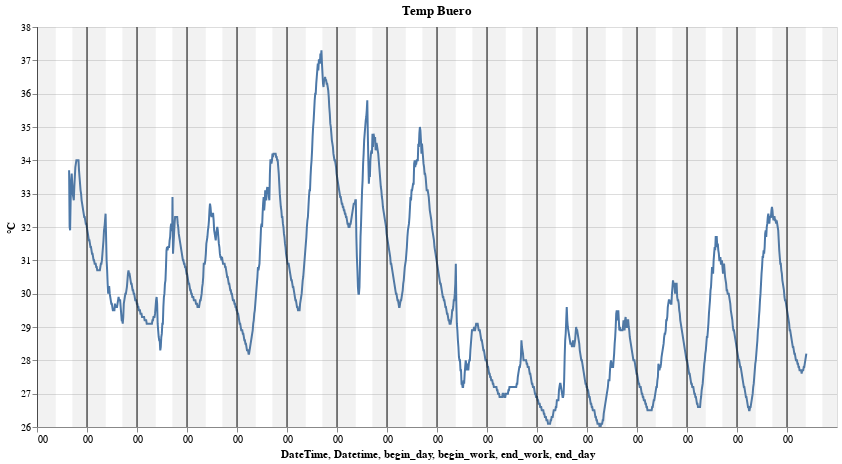

Write notebook code for a chart like this one.
### Code cell
import altair as alt

source = df_all

#source['°C'].min()

#chrt=alt.Chart(source,title='Temp Buero').mark_line(point=True).encode(
chrt=alt.Chart(source,title='Temp Buero').mark_line().encode(

    #x='DateTime:T',
    #x=alt.X('DateTime', axis=alt.Axis(format='%d.%m')),
    #x=alt.X('DateTime', axis=alt.Axis(format='%d.%m - %H')),
    x=alt.X('DateTime', axis=alt.Axis(format='%H')),
    y=alt.Y('°C:Q',
        scale=alt.Scale(zero=False, 
                      #  scheme='lightmulti'
                       ),
        #legend=True
        ),
    #tooltip=['DateTime:T', format='%m/%d/%Y','°C']
    #tooltip='DateTime:T', format='%m/%d/%Y'
    #tooltip=alt.Tooltip("DateTime:T",  format='%d.%m.%2022')
    tooltip=[alt.Tooltip("DateTime:T",  format='%d.%m.%Y', title="Datum"),
             alt.Tooltip("DateTime:T",  format='%H:%M', title="Zeit"),
             '°C'],
    #tooltip=alt.Tooltip(["DateTime:T",  format='%d.%m.%2022','°C'])
   # color=alt.Color('°C:Q', scale=alt.Scale(scheme='lightmulti'))
    
     #   color=alt.Color('num_cars:Q',
     #       scale=alt.Scale(scheme='viridis'),
     #       legend=alt.Legend(direction='horizontal')
     #)

).interactive()

#rules = alt.Chart(source).mark_rule().encode(
#  x='Datetime:T',
#  #color=alt.Color('color:N', scale=None)
#)
rules = alt.Chart(pd.DataFrame({
  'Datetime': cleanDateList_,
 # 'color': ['gray']
})).mark_rule().encode(
  x='Datetime:T',
 # color=alt.Color('color:N', scale=None)
)


rect1 = alt.Chart(source_area).mark_rect(opacity=0.1, color='gray').encode(
    x='begin_day:T',
    x2='begin_work:T',
)
rect2 = alt.Chart(source_area).mark_rect(opacity=0.1, color='gray').encode(
    x2='end_day:T',
    x='end_work:T',
)


(chrt+rules+rect1+rect2).properties(
    height=400, 
    width=800
)
#chrt

### Figure 1 — Vega-Lite specification as saved in the notebook (floating-point values rounded to 4 significant figures; data arrays with more than 128 entries replaced by an {"elided": "..."} marker saying what was removed)
{"config": {"view": {"continuousWidth": 400, "continuousHeight": 300}}, "layer": [{"data": {"name": "data-0bdebc9fc6829d59ed5b77eff106024d"}, "mark": "line", "encoding": {"tooltip": [{"type": "temporal", "field": "DateTime", "format": "%d.%m.%Y", "title": "Datum"}, {"type": "temporal", "field": "DateTime", "format": "%H:%M", "title": "Zeit"}, {"type": "quantitative", "field": "°C"}], "x": {"type": "temporal", "axis": {"format": "%H"}, "field": "DateTime"}, "y": {"type": "quantitative", "field": "°C", "scale": {"zero": false}}}, "selection": {"selector020": {"type": "interval", "bind": "scales", "encodings": ["x", "y"]}}, "title": "Temp Buero"}, {"data": {"name": "data-6c2a620bad251a12a32edf5a09b74c86"}, "mark": "rule", "encoding": {"x": {"type": "temporal", "field": "Datetime"}}}, {"data": {"name": "data-b7a8a079a823f5706c862ba5841b3259"}, "mark": {"type": "rect", "color": "gray", "opacity": 0.1}, "encoding": {"x": {"type": "temporal", "field": "begin_day"}, "x2": {"field": "begin_work"}}}, {"data": {"name": "data-b7a8a079a823f5706c862ba5841b3259"}, "mark": {"type": "rect", "color": "gray", "opacity": 0.1}, "encoding": {"x": {"type": "temporal", "field": "end_work"}, "x2": {"field": "end_day"}}}], "height": 400, "width": 800, "$schema": "https://vega.github.io/schema/vega-lite/v4.8.1.json", "datasets": {"data-0bdebc9fc6829d59ed5b77eff106024d": {"elided": "2244 records"}, "data-6c2a620bad251a12a32edf5a09b74c86": [{"Datetime": "2022-06-28 00:00:00"}, {"Datetime": "2022-06-29 00:00:00"}, {"Datetime": "2022-06-30 00:00:00"}, {"Datetime": "2022-07-01 00:00:00"}, {"Datetime": "2022-07-06 00:00:00"}, {"Datetime": "2022-07-07 00:00:00"}, {"Datetime": "2022-07-12 00:00:00"}, {"Datetime": "2022-07-13 00:00:00"}, {"Datetime": "2022-07-02 00:00:00"}, {"Datetime": "2022-07-08 00:00:00"}, {"Datetime": "2022-07-03 00:00:00"}, {"Datetime": "2022-07-09 00:00:00"}, {"Datetime": "2022-07-04 00:00:00"}, {"Datetime": "2022-07-10 00:00:00"}, {"Datetime": "2022-07-05 00:00:00"}, {"Datetime": "2022-07-11 00:00:00"}], "data-b7a8a079a823f5706c862ba5841b3259": [{"begin_day": "2022-06-28 00:00:00", "begin_work": "2022-06-28 09:00:00", "end_work": "2022-06-28 17:00:00", "end_day": "2022-06-28 23:59:59"}, {"begin_day": "2022-06-29 00:00:00", "begin_work": "2022-06-29 09:00:00", "end_work": "2022-06-29 17:00:00", "end_day": "2022-06-29 23:59:59"}, {"begin_day": "2022-06-30 00:00:00", "begin_work": "2022-06-30 09:00:00", "end_work": "2022-06-30 17:00:00", "end_day": "2022-06-30 23:59:59"}, {"begin_day": "2022-07-01 00:00:00", "begin_work": "2022-07-01 09:00:00", "end_work": "2022-07-01 17:00:00", "end_day": "2022-07-01 23:59:59"}, {"begin_day": "2022-07-06 00:00:00", "begin_work": "2022-07-06 09:00:00", "end_work": "2022-07-06 17:00:00", "end_day": "2022-07-06 23:59:59"}, {"begin_day": "2022-07-07 00:00:00", "begin_work": "2022-07-07 09:00:00", "end_work": "2022-07-07 17:00:00", "end_day": "2022-07-07 23:59:59"}, {"begin_day": "2022-07-12 00:00:00", "begin_work": "2022-07-12 09:00:00", "end_work": "2022-07-12 17:00:00", "end_day": "2022-07-12 23:59:59"}, {"begin_day": "2022-07-13 00:00:00", "begin_work": "2022-07-13 09:00:00", "end_work": "2022-07-13 17:00:00", "end_day": "2022-07-13 23:59:59"}, {"begin_day": "2022-07-02 00:00:00", "begin_work": "2022-07-02 09:00:00", "end_work": "2022-07-02 17:00:00", "end_day": "2022-07-02 23:59:59"}, {"begin_day": "2022-07-08 00:00:00", "begin_work": "2022-07-08 09:00:00", "end_work": "2022-07-08 17:00:00", "end_day": "2022-07-08 23:59:59"}, {"begin_day": "2022-07-03 00:00:00", "begin_work": "2022-07-03 09:00:00", "end_work": "2022-07-03 17:00:00", "end_day": "2022-07-03 23:59:59"}, {"begin_day": "2022-07-09 00:00:00", "begin_work": "2022-07-09 09:00:00", "end_work": "2022-07-09 17:00:00", "end_day": "2022-07-09 23:59:59"}, {"begin_day": "2022-07-04 00:00:00", "begin_work": "2022-07-04 09:00:00", "end_work": "2022-07-04 17:00:00", "end_day": "2022-07-04 23:59:59"}, {"begin_day": "2022-07-10 00:00:00", "begin_work": "2022-07-10 09:00:00", "end_work": "2022-07-10 17:00:00", "end_day": "2022-07-10 23:59:59"}, {"begin_day": "2022-07-05 00:00:00", "begin_work": "2022-07-05 09:00:00", "end_work": "2022-07-05 17:00:00", "end_day": "2022-07-05 23:59:59"}, {"begin_day": "2022-07-11 00:00:00", "begin_work": "2022-07-11 09:00:00", "end_work": "2022-07-11 17:00:00", "end_day": "2022-07-11 23:59:59"}]}}
